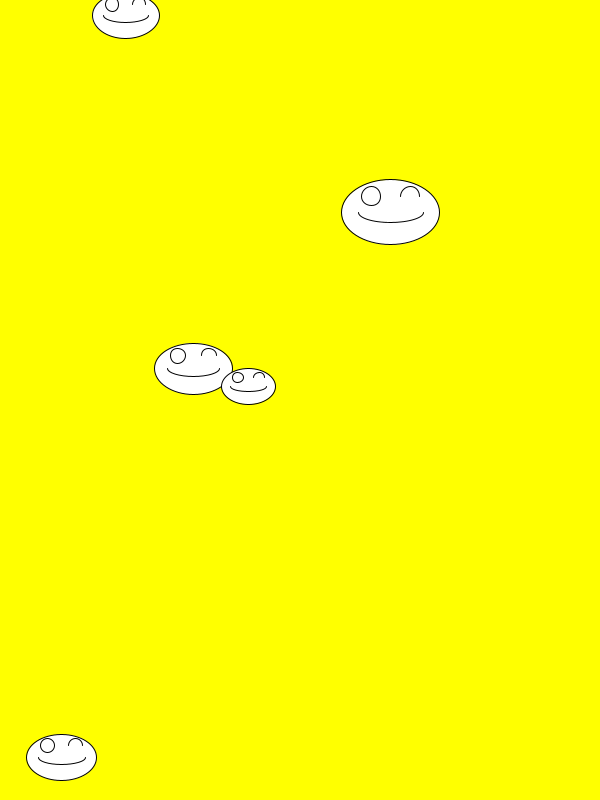
Frame 1 (no input)
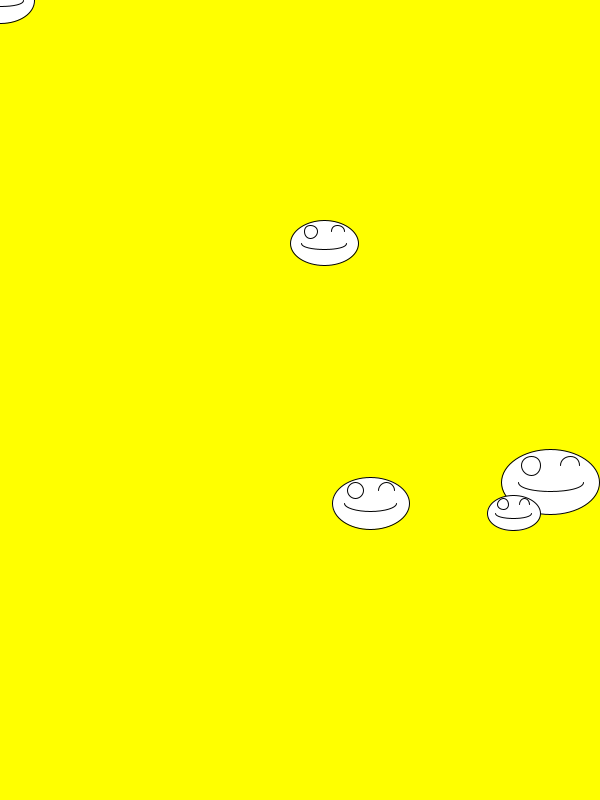
Frame 60 (the mouse pressed at the canvas centre just before this capture)
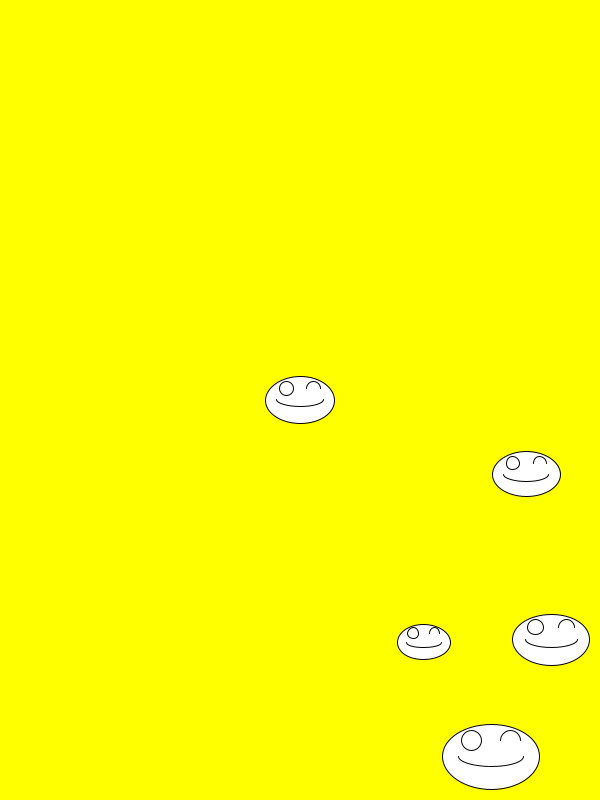
Frame 120 (the mouse held since frame 60 and released just before this capture)

The Processing sketch that drew these frames (run headless with seeded random() and noise(); from frame 60 on, the mouse is pressed at the canvas centre):

// Processing sketch: mouse_touch_and_stop
// ── mouse_touch_and_stop.pde
Siha [] a; // array  objects for the class Siha
void setup() {
  size(600, 800);
  // initialize the values of the objects,
  a = new Siha[5]; // blue
  for(int i=0;i<5;i++){
    a[i] = new Siha();
  }
}
void draw(){
  background(255,255,0);
  for(int i=0;i<5;i++){
    if(i!=3){     
      a[i].act(); 
      a[i].srey(a[3]);
  }
    a[i].Life();
  }  
  a[3].x = mouseX;
  a[3].y = mouseY;
}
class Siha {
  // constructors  
  Siha() {   
    x = random(width);     y = random(height);
    d = random(50,100);
    vx = random(2,5);      vy = random(2,5);
  };
  Siha(float p, float q, float r) {
    x = p;      y = q;     d = r;
    vx = random(2,5);      vy = random(2,5);
  }
  // member data
  float x, y, d, op,vx,vy;
  // member functio
void srey(Siha aa){
    float dx,dy,dis;
    // calculate distance from a[3]
    dx = x-aa.x;
    dy = y-aa.y;
    dis = sqrt(dx*dx+dy*dy); // Pythagolas law
    // if very close, then stop this object
    if(dis < (d+aa.d)/2){// collision occurs.
       vx = vy = 0;
    }    
  }
  void act(){
    x += vx;
    y += vy;
    if(x>width || x < 0) vx = -vx;
    if(y>height || y < 0) vy = -vy;
  }
  void Life() {
    ellipse(x, y, d, d/3*2);
    circle(x-d/5, y-d/6, d/5);
    arc(x+d/5, y-d/6, d/5, d/5, PI, 2*PI);
    arc(x, y, d*2/3, d/5, 0, PI);
  }
}
